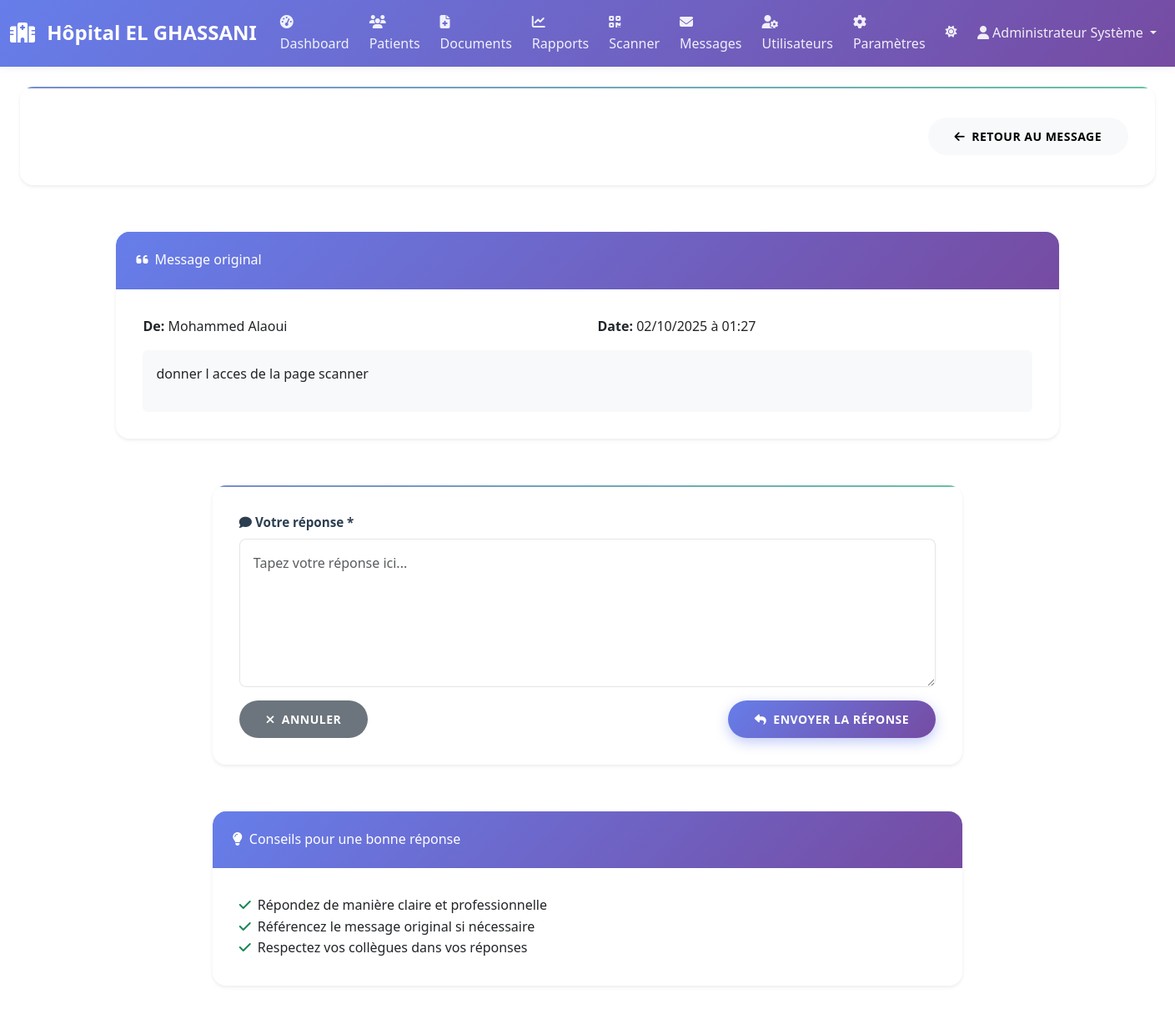
Page /communication/3/reply/ (signed in) on the committed database.
### users/models.py (models this page shows, shortened)
class User(AbstractUser):
    ROLE_CHOICES = [
        ('admin', 'Administrateur'),
        ('doctor', 'Médecin'),
        ('nurse', 'Infirmière'),
        ('technician', 'Technicien'),
    ]
    role = models.CharField(
        max_length=20,
        choices=ROLE_CHOICES,
        default='nurse',
        verbose_name='Rôle'
    )
    department = models.CharField(
        max_length=100,
        blank=True,
        null=True,
        verbose_name='Département'
    )
    phone = models.CharField(
        max_length=20,
        blank=True,
        null=True,
        verbose_name='Téléphone'
    )
    is_active = models.BooleanField(
        default=True,
        verbose_name='Actif'
    )
    last_login_ip = models.GenericIPAddressField(
        blank=True,
        null=True,
        verbose_name='Dernière IP de connexion'
    )
    created_at = models.DateTimeField(
        auto_now_add=True,
        verbose_name='Date de création'
    )
    updated_at = models.DateTimeField(
        auto_now=True,
        verbose_name='Date de modification'
    )
    permissions = models.JSONField(
        default=list,
        blank=True,
        verbose_name='Permissions'
    )
    class Meta:
        verbose_name = 'Utilisateur'
        verbose_name_plural = 'Utilisateurs'
        ordering = ['-created_at']
    def get_full_name(self):
        return f"{self.first_name} {self.last_name}".strip()

### communication/models.py (models this page shows, shortened)
class Message(models.Model):
    PRIORITY_CHOICES = [
        ('low', 'Faible'),
        ('normal', 'Normal'),
        ('high', 'Élevé'),
        ('urgent', 'Urgent'),
    ]
    STATUS_CHOICES = [
        ('unread', 'Non lu'),
        ('read', 'Lu'),
        ('replied', 'Répondu'),
        ('closed', 'Fermé'),
    ]
    CATEGORY_CHOICES = [
        ('general', 'Général'),
        ('technical', 'Technique'),
        ('medical', 'Médical'),
        ('urgent', 'Urgent'),
        ('suggestion', 'Suggestion'),
        ('complaint', 'Plainte'),
    ]
    title = models.CharField(
        max_length=200,
        verbose_name='Titre'
    )
    content = models.TextField(
        verbose_name='Contenu'
    )
    sender = models.ForeignKey(
        User,
        on_delete=models.CASCADE,
        related_name='sent_messages',
        verbose_name='Expéditeur'
    )
    recipient = models.ForeignKey(
        User,
        on_delete=models.CASCADE,
        related_name='received_messages',
        verbose_name='Destinataire'
    )
    priority = models.CharField(
        max_length=20,
        choices=PRIORITY_CHOICES,
        default='normal',
        verbose_name='Priorité'
    )
    category = models.CharField(
        max_length=20,
        choices=CATEGORY_CHOICES,
        default='general',
        verbose_name='Catégorie'
    )
    status = models.CharField(
        max_length=20,
        choices=STATUS_CHOICES,
        default='unread',
        verbose_name='Statut'
    )
    created_at = models.DateTimeField(
        auto_now_add=True,
        verbose_name='Date d\'envoi'
    )
    read_at = models.DateTimeField(
        blank=True,
        null=True,
        verbose_name='Date de lecture'
    )
    attachment = models.FileField(
        upload_to='messages/attachments/',
        blank=True,
        null=True,
        verbose_name='Pièce jointe'
    )
    class Meta:
        verbose_name = 'Message'
        verbose_name_plural = 'Messages'
        ordering = ['-created_at']
        indexes = [
            models.Index(fields=['recipient', 'status']),
            models.Index(fields=['sender', 'created_at']),
            models.Index(fields=['priority', 'category']),
        ]

### communication/views.py (the view, shortened to what this page needs)
# urls.py: path('<int:message_id>/reply/', views.reply_message, name='reply_message'),
@login_required
def reply_message(request, message_id):
    original_message = get_object_or_404(Message, id=message_id)
    context = {
        'original_message': original_message,
    }
    return render(request, 'communication/reply_message.html', context)

### templates/communication/reply_message.html (shortened to what this page needs)
{% extends 'medical/base.html' %}
{% load static %}
{% block content %}
<div class="container-fluid">
    <div class="row mb-4">
        <div class="col-12">
            <div class="card border-0 shadow-sm">
                <div class="card-body bg-gradient-primary text-white">
                    <div class="d-flex justify-content-between align-items-center">
                        <div>
                            <h4 class="mb-0">
                                <i class="fas fa-reply me-2"></i>Répondre
                            </h4>
                            <p class="mb-0 opacity-75">Réponse à: {{ original_message.title }}</p>
                        </div>
                        <a href="{% url 'message_detail' original_message.id %}" class="btn btn-light">
                            <i class="fas fa-arrow-left me-2"></i>Retour au message
                        </a>
                    </div>
                </div>
            </div>
        </div>
    </div>
    <div class="row justify-content-center mb-4">
        <div class="col-lg-10">
            <div class="card border-0 shadow-sm">
                <div class="card-header bg-light">
                    <h6 class="mb-0">
                        <i class="fas fa-quote-left me-2"></i>Message original
                    </h6>
                </div>
                <div class="card-body">
                    <div class="row mb-3">
                        <div class="col-md-6">
                            <strong>De:</strong> {{ original_message.sender.get_full_name }}
                        </div>
                        <div class="col-md-6">
                            <strong>Date:</strong> {{ original_message.created_at|date:"d/m/Y à H:i" }}
                        </div>
                    </div>
                    <div class="bg-light p-3 rounded">
                        {{ original_message.content|linebreaks }}
                    </div>
                </div>
            </div>
        </div>
    </div>
    <div class="row justify-content-center">
        <div class="col-lg-8">
            <div class="card border-0 shadow-sm">
                <div class="card-body">
                    <form method="post">
                        <div class="mb-3">
                            <label for="content" class="form-label fw-bold">
                                <i class="fas fa-comment me-1"></i>Votre réponse *
                            </label>
                            <textarea class="form-control" id="content" name="content" rows="6" required
                                      placeholder="Tapez votre réponse ici..."></textarea>
                        </div>
                        <div class="d-flex justify-content-between">
                            <a href="{% url 'message_detail' original_message.id %}" class="btn btn-secondary">
                                <i class="fas fa-times me-2"></i>Annuler
                            </a>
                            <button type="submit" class="btn btn-primary">
                                <i class="fas fa-reply me-2"></i>Envoyer la réponse
                            </button>
                        </div>
                    </form>
                </div>
            </div>
        </div>
    </div>
    <div class="row justify-content-center mt-4">
        <div class="col-lg-8">
            <div class="card border-0 shadow-sm">
                <div class="card-header bg-light">
                    <h6 class="mb-0">
                        <i class="fas fa-lightbulb me-2"></i>Conseils pour une bonne réponse
                    </h6>
                </div>
                <div class="card-body">
                    <ul class="list-unstyled mb-0">
                        <li><i class="fas fa-check text-success me-2"></i>Répondez de manière claire et professionnelle</li>
                        <li><i class="fas fa-check text-success me-2"></i>Référencez le message original si nécessaire</li>
                        <li><i class="fas fa-check text-success me-2"></i>Respectez vos collègues dans vos réponses</li>
                    </ul>
                </div>
            </div>
        </div>
    </div>
</div>
{% endblock %}

### templates/medical/base.html (shortened to what this page needs)
{% load static %}
<!DOCTYPE html>
<html lang="fr" dir="ltr">
<head>
    <link href="https://cdn.jsdelivr.net/npm/bootstrap@5.3.0/dist/css/bootstrap.min.css" rel="stylesheet">
    <link href="https://cdnjs.cloudflare.com/ajax/libs/font-awesome/6.4.0/css/all.min.css" rel="stylesheet">
    <link href="{% static 'css/style.css' %}" rel="stylesheet">
    <link rel="stylesheet" href="{% static 'css/modern-design.css' %}">
</head>
<body>
    {% if user.is_authenticated %}
        <nav class="navbar navbar-expand-lg navbar-dark bg-primary">
            <div class="container-fluid">
                <a class="navbar-brand" href="{% url 'dashboard' %}">
                    <i class="fas fa-hospital me-2"></i>
                    Hôpital EL GHASSANI
                </a>
                <div class="collapse navbar-collapse" id="navbarNav">
                    <ul class="navbar-nav me-auto">
                        <li class="nav-item">
                            <a class="nav-link {% if request.resolver_match.url_name == 'dashboard' %}active{% endif %}" href="{% url 'dashboard' %}">
                                <i class="fas fa-tachometer-alt me-1"></i>Dashboard
                            </a>
                        </li>
                        {% if user.role == 'technician' %}
                        <li class="nav-item">
                            <a class="nav-link {% if request.resolver_match.url_name == 'messages' %}active{% endif %}" href="{% url 'messages' %}">
                                <i class="fas fa-envelope me-1"></i>Messages
                                <span class="badge bg-danger ms-1" id="unread-messages-badge" style="display: none;">0</span>
                            </a>
                        </li>
                        <li class="nav-item">
                            <a class="nav-link {% if request.resolver_match.url_name == 'system_logs' %}active{% endif %}" href="{% url 'system_logs' %}">
                                <i class="fas fa-clipboard-list me-1"></i>Logs Système
                            </a>
                        </li>
                        <li class="nav-item">
                            <a class="nav-link {% if request.resolver_match.url_name == 'system_monitor' %}active{% endif %}" href="{% url 'system_monitor' %}">
                                <i class="fas fa-heartbeat me-1"></i>Monitoring
                            </a>
                        </li>
                        <li class="nav-item">
                            <a class="nav-link {% if request.resolver_match.url_name == 'backup_restore' %}active{% endif %}" href="{% url 'backup_restore' %}">
                                <i class="fas fa-database me-1"></i>Sauvegarde
                            </a>
                        </li>
                        <li class="nav-item">
                            <a class="nav-link {% if request.resolver_match.url_name == 'maintenance' %}active{% endif %}" href="{% url 'maintenance' %}">
                                <i class="fas fa-tools me-1"></i>Maintenance
                            </a>
                        </li>
                        {% else %}
                        <li class="nav-item">
                            <a class="nav-link {% if request.resolver_match.url_name == 'patients' %}active{% endif %}" href="{% url 'patients' %}">
                                <i class="fas fa-users me-1"></i>Patients
                            </a>
                        </li>
                        <li class="nav-item">
                            <a class="nav-link {% if request.resolver_match.url_name == 'documents' %}active{% endif %}" href="{% url 'documents' %}">
                                <i class="fas fa-file-medical me-1"></i>Documents
                            </a>
                        </li>
                        <li class="nav-item">
                            <a class="nav-link {% if request.resolver_match.url_name == 'reports' %}active{% endif %}" href="{% url 'reports' %}">
                                <i class="fas fa-chart-line me-1"></i>Rapports
                            </a>
                        </li>
                        <li class="nav-item">
                            <a class="nav-link {% if request.resolver_match.url_name == 'scanner' %}active{% endif %}" href="{% url 'scanner' %}">
                                <i class="fas fa-qrcode me-1"></i>Scanner
                            </a>
                        </li>
                        <li class="nav-item">
                            <a class="nav-link {% if request.resolver_match.url_name == 'messages' %}active{% endif %}" href="{% url 'messages' %}">
                                <i class="fas fa-envelope me-1"></i>Messages
                            </a>
                        </li>
                        {% endif %}
                        {% if user.is_staff %}
                        {% if user.is_staff and user.role == 'admin' %}
                        <li class="nav-item">
                            <a class="nav-link {% if request.resolver_match.url_name == 'users' %}active{% endif %}" href="{% url 'users' %}">
                                <i class="fas fa-user-cog me-1"></i>Utilisateurs
                            </a>
                        </li>
                        {% endif %}
                        {% if user.is_staff and user.role == 'admin' or user.role == 'technician' %}
                        <li class="nav-item">
                            <a class="nav-link {% if request.resolver_match.url_name == 'settings' %}active{% endif %}" href="{% url 'settings' %}">
                                <i class="fas fa-cog me-1"></i>Paramètres
                            </a>
                        </li>
                        {% endif %}
                        {% endif %}
                    </ul>
                    <ul class="navbar-nav">
                        <li class="nav-item">
                            <button class="btn btn-outline-secondary nav-link border-0" onclick="toggleTheme()" title="Changer le thème">
                                <i class="fas fa-sun" id="theme-icon"></i>
                            </button>
                        </li>
                        <li class="nav-item dropdown">
                            <a class="nav-link dropdown-toggle" href="#" id="navbarDropdown" role="button" data-bs-toggle="dropdown">
                                <i class="fas fa-user me-1"></i>{{ user.get_full_name }}
                            </a>
                        </li>
                    </ul>
                </div>
            </div>
        </nav>
    {% endif %}
    <main class="{% if user.is_authenticated %}container-fluid mt-4{% endif %}">
        {% block content %}{% endblock %}
    </main>
</body>
</html>

### rows in the picture
User: get_full_name "Administrateur Système"
Message: sender.get_full_name "Mohammed Alaoui", created_at "02/10/2025 à 01:27", content "donner l acces de la page scanner"
